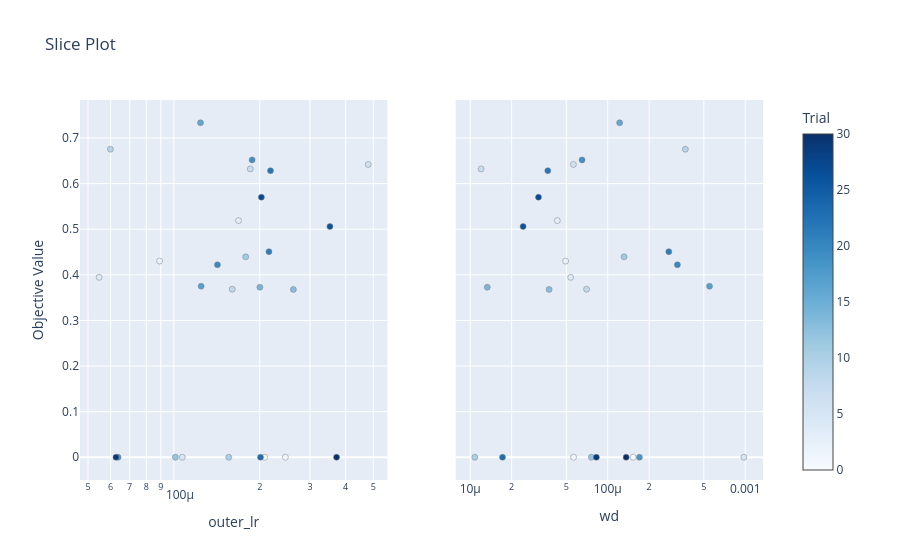

Write notebook code for a chart like this one.
### Code cell
fig_slice = plot_slice(study, params=params_to_plot_OPT)
fig_slice.show()

### Figure 1 — Plotly figure (JSON) as saved in the notebook; plotly's stock layout.template omitted (floating-point values rounded to 4 significant figures)
{"data": [{"marker": {"color": [0, 1, 2, 3, 4, 5, 6, 7, 8, 9, 10, 11, 12, 13, 14, 16, 17, 18, 19, 20, 21, 22, 23, 26, 27, 29, 30], "colorbar": {"title": {"text": "Trial"}, "x": 1, "xpad": 40}, "colorscale": [[0, "rgb(247,251,255)"], [0.125, "rgb(222,235,247)"], [0.25, "rgb(198,219,239)"], [0.375, "rgb(158,202,225)"], [0.5, "rgb(107,174,214)"], [0.625, "rgb(66,146,198)"], [0.75, "rgb(33,113,181)"], [0.875, "rgb(8,81,156)"], [1, "rgb(8,48,107)"]], "line": {"color": "Grey", "width": 0.5}, "showscale": true}, "mode": "markers", "name": "Feasible Trial", "showlegend": false, "type": "scatter", "x": [0.0002081, 0.000246, 8.911e-05, 0.0001685, 5.468e-05, 0.000107, 0.0004801, 0.0001853, 0.0001602, 5.991e-05, 0.0001557, 0.0001785, 0.0001012, 0.0002624, 0.0002003, 0.0001239, 0.0001246, 6.374e-05, 0.000188, 0.0001421, 0.0002154, 0.0002181, 0.0002013, 0.0003524, 0.0002027, 6.265e-05, 0.0003718], "xaxis": "x", "y": [0, 0, 0.4301, 0.519, 0.3945, 0, 0.6421, 0.6322, 0.3684, 0.6754, 0, 0.4395, 0, 0.3679, 0.3728, 0.7334, 0.375, 0, 0.652, 0.4219, 0.4508, 0.6284, 0, 0.5058, 0.5703, 0, 0], "yaxis": "y"}, {"marker": {"color": [0, 1, 2, 3, 4, 5, 6, 7, 8, 9, 10, 11, 12, 13, 14, 16, 17, 18, 19, 20, 21, 22, 23, 26, 27, 29, 30], "colorbar": {"title": {"text": "Trial"}, "x": 1, "xpad": 40}, "colorscale": [[0, "rgb(247,251,255)"], [0.125, "rgb(222,235,247)"], [0.25, "rgb(198,219,239)"], [0.375, "rgb(158,202,225)"], [0.5, "rgb(107,174,214)"], [0.625, "rgb(66,146,198)"], [0.75, "rgb(33,113,181)"], [0.875, "rgb(8,81,156)"], [1, "rgb(8,48,107)"]], "line": {"color": "Grey", "width": 0.5}, "showscale": false}, "mode": "markers", "name": "Feasible Trial", "showlegend": false, "type": "scatter", "x": [0.000153, 5.643e-05, 4.938e-05, 4.299e-05, 5.379e-05, 0.0009777, 5.625e-05, 1.2e-05, 7.018e-05, 0.0003668, 1.079e-05, 0.0001315, 7.606e-05, 3.748e-05, 1.33e-05, 0.0001221, 0.00055, 0.0001701, 6.504e-05, 0.0003211, 0.0002781, 3.665e-05, 1.717e-05, 2.424e-05, 3.137e-05, 8.27e-05, 0.0001361], "xaxis": "x2", "y": [0, 0, 0.4301, 0.519, 0.3945, 0, 0.6421, 0.6322, 0.3684, 0.6754, 0, 0.4395, 0, 0.3679, 0.3728, 0.7334, 0.375, 0, 0.652, 0.4219, 0.4508, 0.6284, 0, 0.5058, 0.5703, 0, 0], "yaxis": "y2"}], "layout": {"title": {"text": "Slice Plot"}, "xaxis": {"anchor": "y", "domain": [0, 0.45], "title": {"text": "outer_lr"}, "type": "log"}, "xaxis2": {"anchor": "y2", "domain": [0.55, 1], "title": {"text": "wd"}, "type": "log"}, "yaxis": {"anchor": "x", "domain": [0, 1], "title": {"text": "Objective Value"}}, "yaxis2": {"anchor": "x2", "domain": [0, 1], "matches": "y", "showticklabels": false}}}
